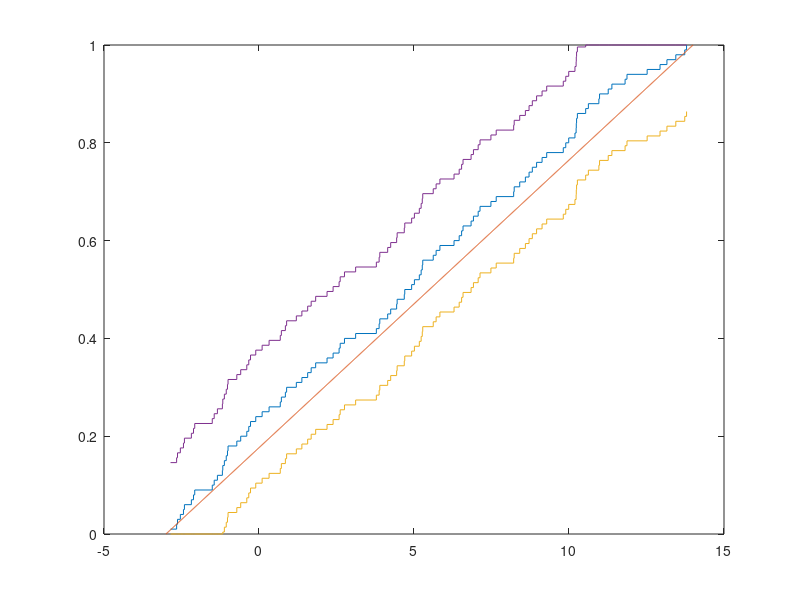

MATLAB code for this plot:
pkg load statistics;
clear;
clc;

N = 100;
A = -3;
B = 14;

V = sort(unifrnd(A, B, N, 1));
F_n = 1 / N : 1 / N : 1;
[L, R] = stairs(V, F_n);
t = A : 1 / N : B;
F = unifcdf(t, A, B);
delta = 1.36 / sqrt(N);
plot(L, R, t, F, L, max(0, R - delta), L, min(1, R + delta));
